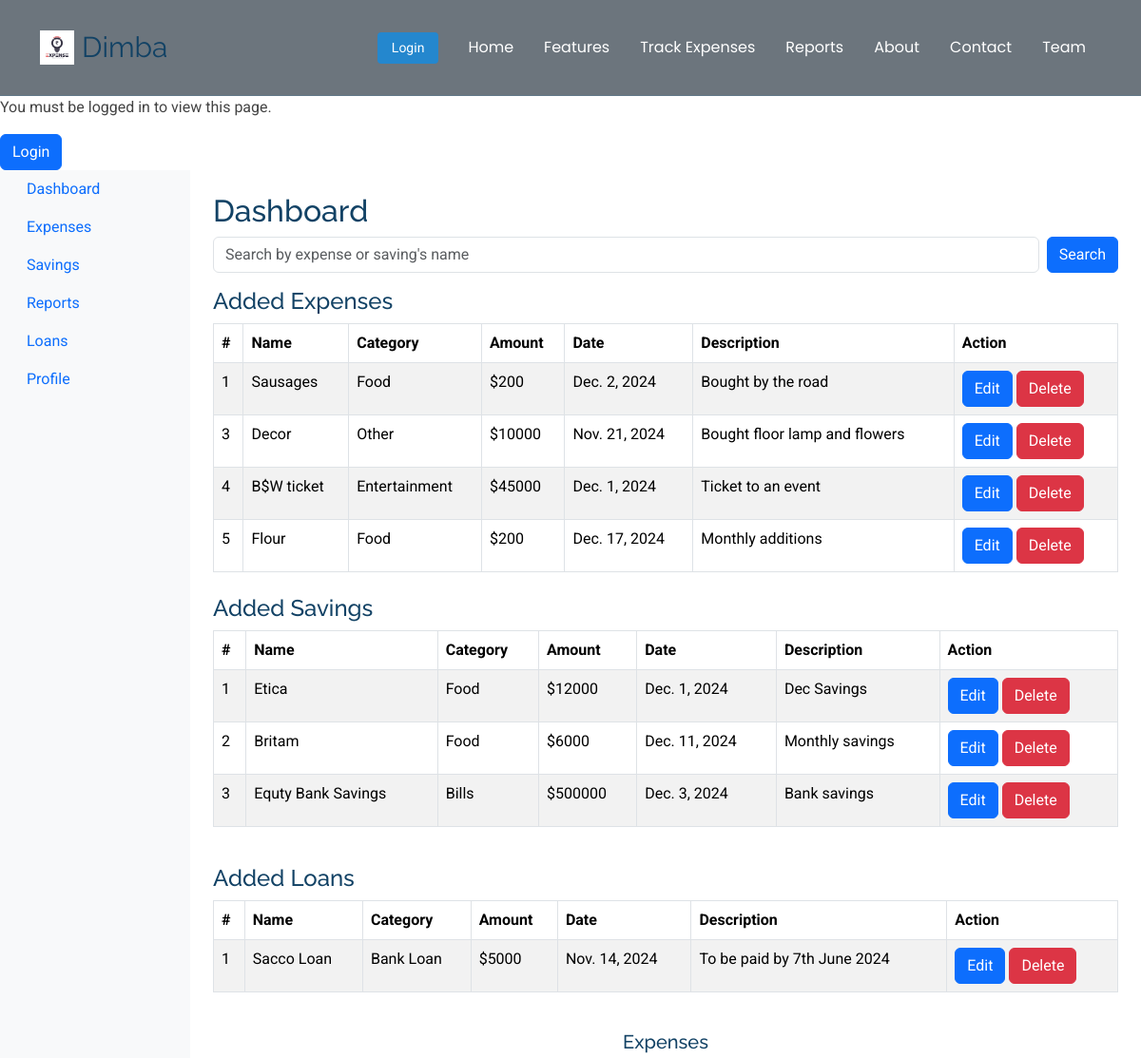
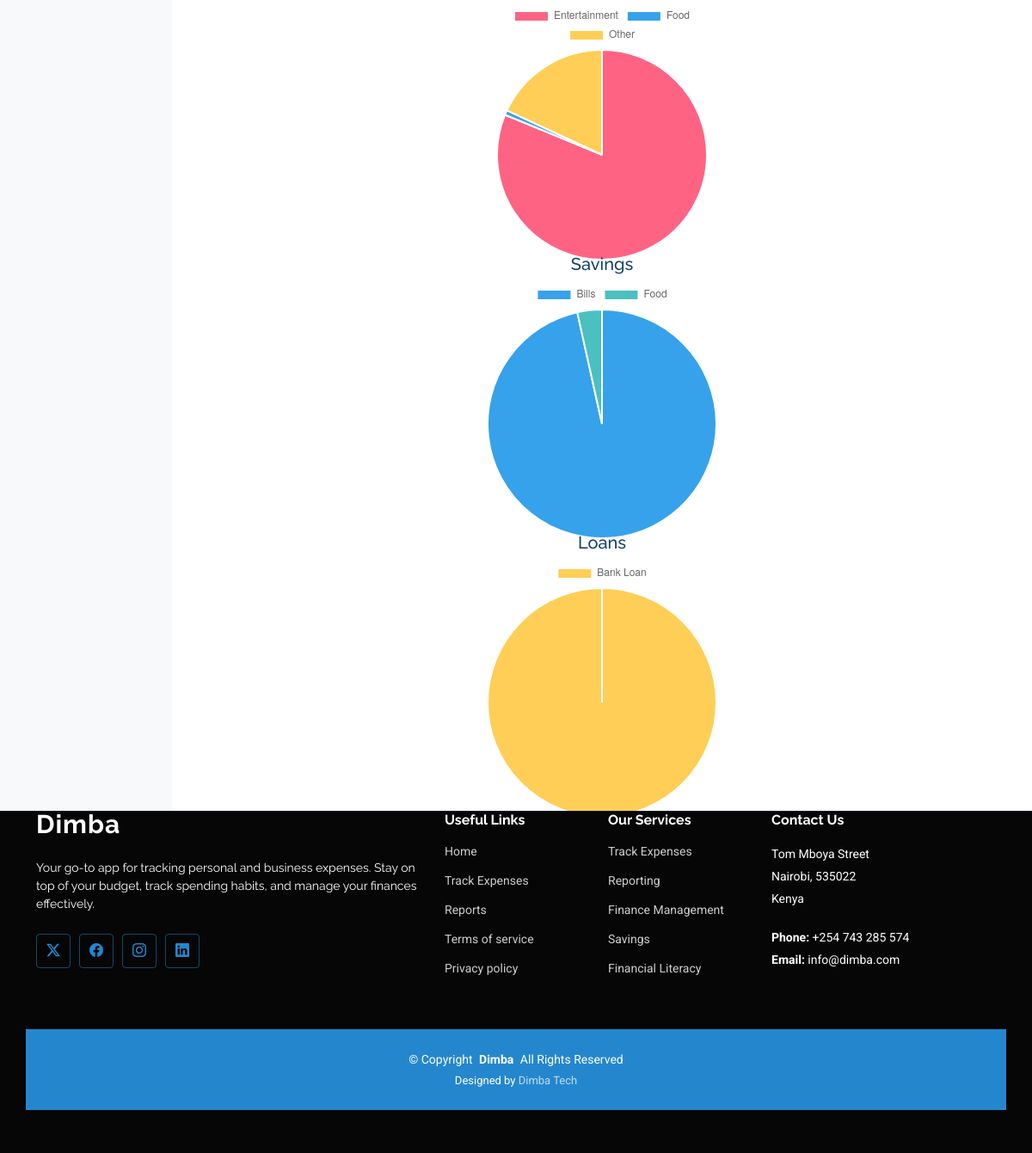
/dashboard/, run on the app's committed database (2 pictures, top to bottom).
### dimba_app/models.py (models this page shows, shortened)
class Expense(models.Model):
    name = models.CharField(max_length=100)
    category = models.CharField(max_length=100)
    amount = models.IntegerField()
    date = models.DateField()
    description = models.CharField(max_length=1000)
    image = models.ImageField(upload_to='uploaded_images/', null=True, blank=True)

class Savings(models.Model):
    name = models.CharField(max_length=100)
    type = models.CharField(max_length=100)
    amount = models.IntegerField()
    date = models.DateField()
    description = models.CharField(max_length=1000)
    image = models.ImageField(upload_to='uploaded_images/', null=True, blank=True)

class Loan(models.Model):
    name = models.CharField(max_length=100)
    category = models.CharField(max_length=100)
    amount = models.IntegerField()
    date = models.DateField()
    description = models.CharField(max_length=1000)
    status = models.CharField(max_length=100)
    image = models.ImageField(upload_to='uploaded_images/', null=True, blank=True)

### dimba_app/views.py (the view)
# urls.py: path('dashboard/', views.dashboard, name='dashboard'),
def dashboard(request):
    expenses = Expense.objects.all()
    savings = Savings.objects.all()
    loans = Loan.objects.all()
    all_expenses = Expense.objects.values('category').annotate(total=Sum('amount'))
    expenses_labels = [item['category'] for item in all_expenses]
    expenses_data = [item['total'] for item in all_expenses]
    all_savings = Savings.objects.values('type').annotate(total=Sum('amount'))
    savings_labels = [item['type'] for item in all_savings]
    savings_data = [item['total'] for item in all_savings]
    all_loans = Loan.objects.values('category').annotate(total=Sum('amount'))
    loans_labels = [item['category'] for item in all_loans]
    loans_data = [item['total'] for item in all_loans]
    context = {
        'expenses':expenses,
        'savings': savings,
        'loans': loans,
        'expenses_labels': json.dumps(expenses_labels),
        'expenses_data': json.dumps(expenses_data),
        'savings_labels': json.dumps(savings_labels),
        'savings_data': json.dumps(savings_data),
        'loans_labels': json.dumps(loans_labels),
        'loans_data': json.dumps(loans_data),
    }
    return render(request, 'dashboard.html', context)

### templates/dashboard.html (shortened to what this page needs)
{% extends "base.html" %}
{% block content %}
{% if user.is_authenticated %}
    <form method="post" action="{% url 'dimba_app:logout' %}" class="d-flex justify-content-end">
        {% csrf_token %}
        <button type="submit" class="btn btn-lg btn-danger ">Logout</button>
    </form>
{% else %}
    <p>You must be logged in to view this page.</p>
    <a href="{% url 'dimba_app:login' %}" class="btn btn-primary">Login</a>
{% endif %}
<div class="container-fluid">
    <div class="row">
        <nav class="col-md-3 col-lg-2 d-md-block bg-light sidebar">
            <div class="position-sticky">
                <ul class="nav flex-column">
                    <li class="nav-item">
                        <a class="nav-link active" href="{% url 'dimba_app:dashboard' %}">
                            Dashboard
                        </a>
                    </li>
                    <li class="nav-item">
                        <a class="nav-link" href="{% url 'dimba_app:expenses' %}">
                            Expenses
                        </a>
                    </li>
                    <li class="nav-item">
                        <a class="nav-link" href="{% url 'dimba_app:savings' %}">
                            Savings
                        </a>
                    </li>
                    <li class="nav-item">
                        <a class="nav-link" href="{% url 'dimba_app:reports' %}">
                            Reports
                        </a>
                    </li>
                    <li class="nav-item">
                        <a class="nav-link" href="{% url 'dimba_app:loans' %}">
                            Loans
                        </a>
                    </li>
                    <li class="nav-item">
                        <a class="nav-link" href="{% url 'dimba_app:profile' %}">
                            Profile
                        </a>
                    </li>
                </ul>
            </div>
        </nav>
        <main class="col-md-9 ms-sm-auto col-lg-10 px-md-4">
            <h2 class="mt-4">Dashboard</h2>
            <div class="mb-3">
                <form method="get" action="{% url 'dimba_app:dashboard' %}" class="d-flex">
                    <input type="text" name="search" class="form-control me-2" placeholder="Search by expense or saving's name">
                    <button type="submit" class="btn btn-primary">Search</button>
                </form>
            </div>
            <div class="table-responsive mb-2 table table-striped table-hover">
                <h4>Added Expenses</h4>
                <table class="table table-striped table-hover table-bordered">
                    <thead>
                        <tr>
                            <th>#</th>
                            <th>Name</th>
                            <th>Category</th>
                            <th>Amount</th>
                            <th>Date</th>
                            <th>Description</th>
                            <th>Action</th>
                        </tr>
                    </thead>
                    <tbody>
                        {% for expense in expenses %}
                        <tr>
                            <td>{{ expense.id }}</td>
                            <td>{{ expense.name }}</td>
                            <td>{{ expense.category }}</td>
                            <td>${{ expense.amount }}</td>
                            <td>{{ expense.date }}</td>
                            <td>{{ expense.description }}</td>
                            <td>
                            <a href="{% url 'dimba_app:update_expense' id=expense.id  %}" class="btn btn-primary">Edit</a>
                            <a href="{% url 'dimba_app:delete_expense' expense.id %}"
                            class="btn btn-danger"
                            onclick="return confirm('Are you sure you want to delete this expense?');">
                            Delete
                         </a>
                        </td>
                        </tr>
                        {% empty %}
                        <tr>
                            <td colspan="5">No expenses found.</td>
                        </tr>
                        {% endfor %}
                    </tbody>
                </table>
            </div>
            <div class=" table-responsive mb-4">
                <h4>Added Savings</h4>
                <table class="table  table-striped table-hover table-bordered">
                    <thead>
                        <tr>
                            <th>#</th>
                            <th>Name</th>
                            <th>Category</th>
                            <th>Amount</th>
                            <th>Date</th>
                            <th>Description</th>
                            <th>Action</th>
                        </tr>
                    </thead>
                    <tbody>
                        {% for saving in savings %}
                        <tr>
                            <td>{{ saving.id }}</td>
                            <td>{{ saving.name }}</td>
                            <td>{{ saving.type }}</td>
                            <td>${{ saving.amount }}</td>
                            <td>{{ saving.date }}</td>
                            <td>{{ saving.description }}</td>
                            <td>
                            <a href="{% url 'dimba_app:update_saving' id=saving.id  %}" class="btn btn-primary">Edit</a>
                            <a href="{% url 'dimba_app:delete_saving' saving.id %}"
                            class="btn btn-danger"
                            onclick="return confirm('Are you sure you want to delete this saving?');">
                            Delete
                         </a>
                        </td>
                        </tr>
                        {% empty %}
                        <tr>
                            <td colspan="4">No savings found.</td>
                        </tr>
                        {% endfor %}
                    </tbody>
                </table>
            </div>
                    <div class="table-responsive mb-4">
                        <h4>Added Loans</h4>
                        <table class="table table-striped table-hover table-bordered">
                            <thead>
                                <tr>
                                    <th>#</th>
                                    <th>Name</th>
                                    <th>Category</th>
                                    <th>Amount</th>
                                    <th>Date</th>
                                    <th>Description</th>
                                    <th>Action</th>
                                </tr>
                            </thead>
                            <tbody>
                                {% for loan in loans %}
                                <tr>
                                    <td>{{ loan.id }}</td>
                                    <td>{{ loan.name }}</td>
                                    <td>{{ loan.category }}</td>
                                    <td>${{ loan.amount }}</td>
                                    <td>{{ loan.date }}</td>
                                    <td>{{ loan.description }}</td>
                                    <td>
                                    <a href="{% url 'dimba_app:update_loan' id=loan.id  %}" class="btn btn-primary">Edit</a>
                                    <a href="{% url 'dimba_app:delete_loan' loan.id %}"
                            class="btn btn-danger"
                            onclick="return confirm('Are you sure you want to delete this loan?');">
                            Delete
                         </a>
                        </td>
                                </tr>
                                {% empty %}
                                <tr>
                                    <td colspan="4">No loans found.</td>
                                </tr>
                                {% endfor %}
                            </tbody>
                        </table>
                    </div>
                <div class="chart-container my-4" style="width: 300px; height: 300px; margin: auto;">
                    <h5 class="text-center">Expenses</h5>
                    <canvas id="expensesChart"></canvas>
                </div>
                <div class="chart-container my-4" style="width: 300px; height: 300px; margin: auto;">
                    <h5 class="text-center">Savings</h5>
                    <canvas id="savingsChart"></canvas>
                </div>
                <div class="chart-container my-4" style="width: 300px; height: 300px; margin: auto;">
                    <h5 class="text-center">Loans</h5>
                    <canvas id="loansChart"></canvas>
                </div>
            </div>
            </div>
<script>
    // Expenses Chart
    const expensesCtx = document.getElementById('expensesChart').getContext('2d');
    new Chart(expensesCtx, {
        type: 'pie',
        data: {
            labels: {{ expenses_labels|safe }},
            datasets: [{
                data: {{ expenses_data|safe }},
                backgroundColor: ['#FF6384', '#36A2EB', '#FFCE56', '#4BC0C0', '#9966FF']
            }]
        }
    });
    // Savings Chart
    const savingsCtx = document.getElementById('savingsChart').getContext('2d');
    new Chart(savingsCtx, {
        type: 'pie',
        data: {
            labels: {{ savings_labels|safe }},
            datasets: [{
                data: {{ savings_data|safe }},
                backgroundColor: ['#36A2EB', '#4BC0C0', '#FFCE56', '#FF6384', '#9966FF']
            }]
        }
    });
    // Loans Chart
    const loansCtx = document.getElementById('loansChart').getContext('2d');
    new Chart(loansCtx, {
        type: 'pie',
        data: {
            labels: {{ loans_labels|safe }},
            datasets: [{
                data: {{ loans_data|safe }},
                backgroundColor: ['#FFCE56', '#4BC0C0', '#36A2EB', '#FF6384', '#9966FF']
            }]
        }
    });
</script>
{% endblock %}

### data on the page
Expense: id "1", name "Sausages", category "Food", amount "200", date "Dec. 2, 2024", description "Bought by the road"
Expense: id "3", name "Decor", category "Other", amount "10000", date "Nov. 21, 2024", description "Bought floor lamp and flowers"
Expense: id "4", name "B$W ticket", category "Entertainment", amount "45000", date "Dec. 1, 2024", description "Ticket to an event"
Expense: id "5", name "Flour", category "Food", amount "200", date "Dec. 17, 2024", description "Monthly additions"
Savings: id "1", name "Etica", type "Food", amount "12000", date "Dec. 1, 2024", description "Dec Savings"
Savings: id "2", name "Britam", type "Food", amount "6000", date "Dec. 11, 2024", description "Monthly savings"
Savings: id "3", name "Equty Bank Savings", type "Bills", amount "500000", date "Dec. 3, 2024", description "Bank savings"
Loan: id "1", name "Sacco Loan", category "Bank Loan", amount "5000", date "Nov. 14, 2024", description "To be paid by 7th June 2024"

### other printed values
chart data {{ expenses_labels|safe }} ["Entertainment", "Food", "Other"]
chart data {{ expenses_data|safe }} [45000, 400, 10000]
chart data {{ savings_labels|safe }} ["Bills", "Food"]
chart data {{ savings_data|safe }} [500000, 18000]
